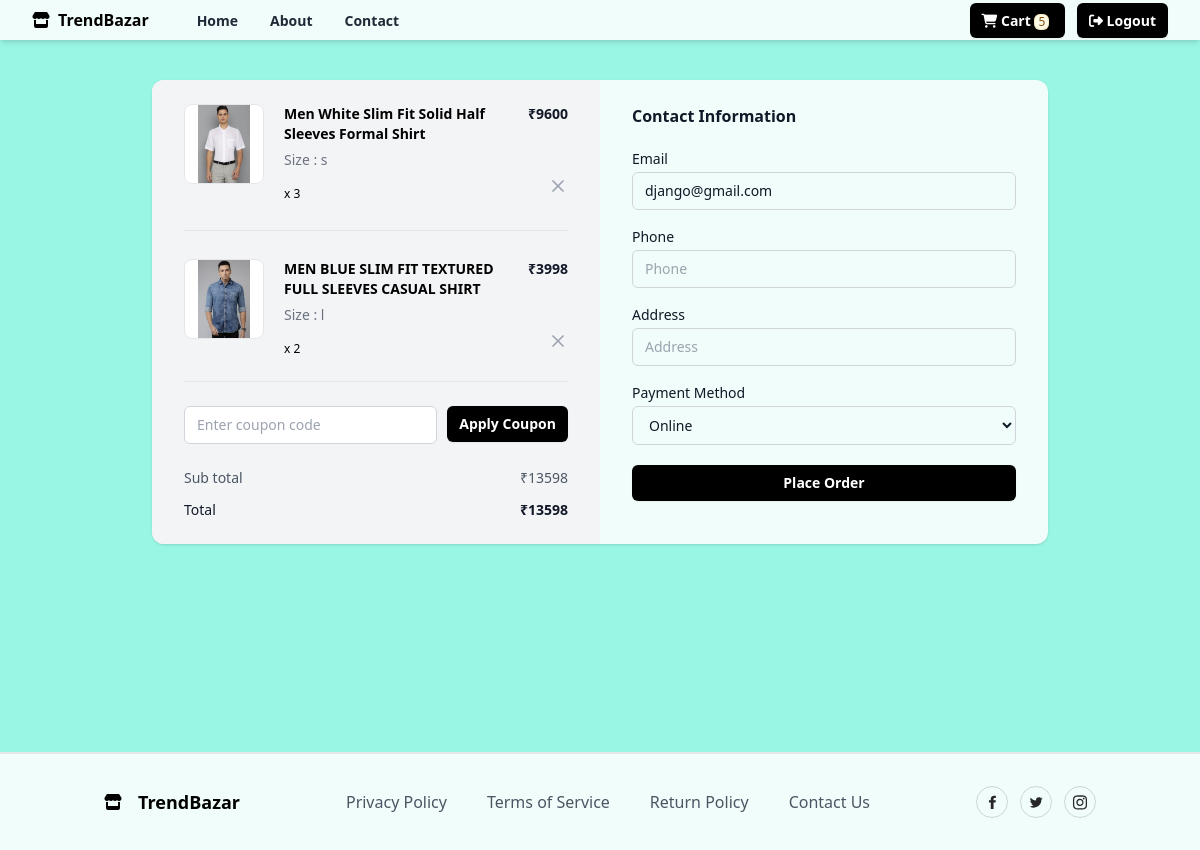
The app's page /checkout/ (signed in), older data.
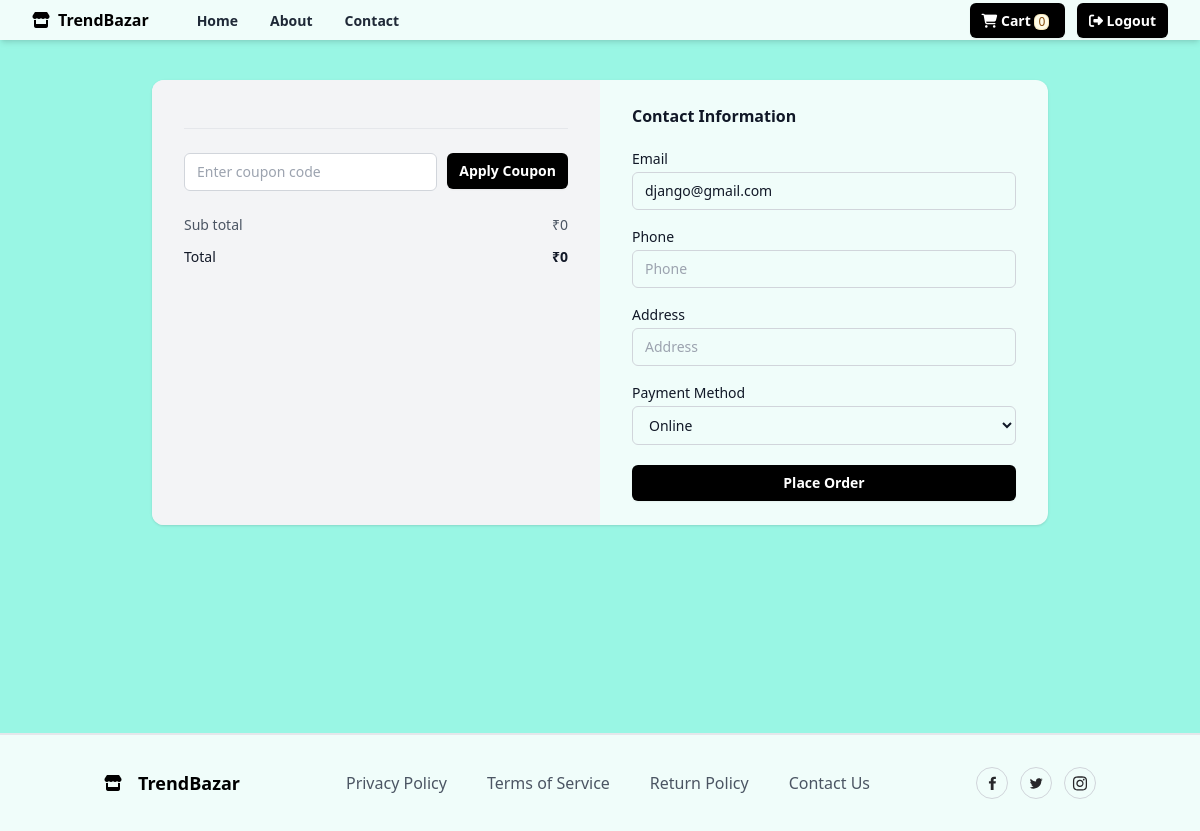
The same page, newer data.
### store/models.py (models this page shows, shortened)
class BasketItem(models.Model):
    basket_object = models.ForeignKey(Basket, on_delete=models.CASCADE, related_name='cartitems')
    product_object = models.ForeignKey(Product, on_delete=models.CASCADE)
    size_object = models.ForeignKey(Size, on_delete=models.CASCADE)
    quantity = models.PositiveIntegerField(default=1)
    created_date = models.DateTimeField(auto_now_add=True)
    updated_date = models.DateTimeField(auto_now=True)
    is_active = models.BooleanField(default=True)
    is_order_placed = models.BooleanField(default=False)
    @property
    def item_total(self):
        return self.product_object.price * self.quantity

class Product(models.Model):
    title = models.CharField(max_length=200)
    description = models.TextField(null=True, blank=True)
    size_object = models.ManyToManyField(Size, null=True)
    category_object = models.ForeignKey(Category, on_delete=models.CASCADE)
    brand_object = models.ForeignKey(Brand, on_delete=models.CASCADE)
    image = models.ImageField(upload_to='product_images', null=True, blank=True, default='product_images/default.jpg')
    price = models.PositiveIntegerField()
    created_date = models.DateTimeField(auto_now_add=True)
    updated_date = models.DateTimeField(auto_now=True)
    is_active = models.BooleanField(default=True)

class Size(models.Model):
    name = models.CharField(max_length=100, unique=True)
    created_date = models.DateTimeField(auto_now_add=True)
    updated_date = models.DateTimeField(auto_now=True)
    is_active = models.BooleanField(default=True)
    def __str__(self):
        return self.name

class Basket(models.Model):
    owner = models.OneToOneField(User, on_delete=models.CASCADE, related_name='cart')
    created_date = models.DateTimeField(auto_now_add=True)
    updated_date = models.DateTimeField(auto_now=True)
    is_active = models.BooleanField(default=True)
    @property
    def basket_total(self):
        cart_items = self.cartitems.filter(is_order_placed=False)
        total = 0
        if cart_items:
            for item in cart_items:
                total += item.item_total
        return total
    @property
    def get_cart_items(self):
        qs = self.cartitems.filter(is_order_placed=False)
        return qs

### store/views.py (the view, shortened to what this page needs)
# urls.py: path('checkout/', views.CheckOutView.as_view(), name='checkout'),
@method_decorator([signin_required, never_cache], name='dispatch')
class CheckOutView(View):
    def get(self, request, *args, **kwargs):
        return render(request, 'checkout.html')

### store/context_processors.py (called while the page is built)
def demo(request):
    return {'msg': 'Hello coder'}

def cart_count(request):
    count = 0
    if request.user.is_authenticated:
        if request.user.cart.get_cart_items.count() > 0:
            data = request.user.cart.cartitems.filter(is_order_placed=False).values_list('quantity').aggregate(total=Sum('quantity'))
            count = data.get('total')
    return {'item_count': count}

### store/templates/checkout.html (shortened to what the changed rows need)
{%extends 'base.html'%}
{%block body_block%}
<div class="mx-auto my-4 max-w-4xl md:my-6 ">
    <div class="overflow-hidden  rounded-xl shadow bg-teal-50 mb-52 mt-10">
      <div class="grid grid-cols-1 md:grid-cols-2">
        <div class="bg-gray-100 px-5 py-6 md:px-8">
          <div class="flow-root">
            <ul class="-my-7 divide-y divide-gray-200">
             {% for bi in request.user.cart.get_cart_items %}
             <li class="flex items-stretch justify-between space-x-5 py-7">
                <div class="flex flex-1 items-stretch">
                  <div class="flex-shrink-0">
                    <img
                      class="h-20 w-20 rounded-lg border border-gray-200 bg-white object-contain"
                      src="{{bi.product_object.image.url}}"
                      alt="{{bi.product_object.title}}"
                    />
                  </div>
                  <div class="ml-5 flex flex-col justify-between">
                    <div class="flex-1">
                      <p class="text-sm font-bold">{{bi.product_object.title}}</p>
                      <p class="mt-1.5 text-sm font-medium text-gray-500">
                        Size : {{bi.size_object}}
                      </p>
                    </div>
                    <p class="mt-4 text-xs font-medium ">x {{bi.quantity}}</p>
                  </div>
                </div>
                <div class="ml-auto flex flex-col items-end justify-between">
                  <p class="text-right text-sm font-bold text-gray-900">
                    ₹{{bi.item_total}}
                  </p>
                  <a href="{% url 'basket-item-delete' bi.id %}">
                      <button
                        class="-m-2 inline-flex rounded p-2 text-gray-400 transition-all duration-200 hover:text-gray-900 focus:outline-none focus:ring-2 focus:ring-gray-900 focus:ring-offset-2"
                      >
                        <svg
                          xmlns="http://www.w3.org/2000/svg"
                          width="24"
                          height="24"
                          viewBox="0 0 24 24"
                          fill="none"
                          stroke="currentColor"
                          stroke-width="2"
                          stroke-linecap="round"
                          stroke-linejoin="round"
                          class="h-5 w-5"
                        >
                          <line x1="18" y1="6" x2="6" y2="18"></line>
                          <line x1="6" y1="6" x2="18" y2="18"></line>
                        </svg>
                      </button>
                  </a>
                </div>
              </li>
             {% endfor %}
            </ul>
          </div>
          <ul class="mt-6 space-y-3">
            <li class="flex items-center justify-between text-gray-600">
              <p class="text-sm font-medium">Sub total</p>
              <p class="text-sm font-medium">₹{{request.user.cart.basket_total}}</p>
            </li>
            <li class="flex items-center justify-between text-gray-900">
              <p class="text-sm font-medium ">Total</p>
              <p class="text-sm font-bold ">₹{{request.user.cart.basket_total}}</p>
            </li>
          </ul>
        </div>
        <div class="px-5 py-6 text-gray-900 md:px-8">
          <div class="flow-root">
            <div class="-my-6 divide-y divide-gray-200">
              <div class="py-6">
                <h2 class="text-base  font-bold">Contact Information</h2>
                <form action="#" class="mt-6" method="post">
                  <div class="space-y-5">
                    <div class="grid w-full max-w-sm items-center gap-1.5">
                      <label
                        class="text-sm font-medium leading-none peer-disabled:cursor-not-allowed peer-disabled:opacity-70"
                        for="email"
                      >
                        Email
                      </label>
                      <input
                        class="flex w-full rounded-md border border-gray-300 bg-transparent px-3 py-2 text-sm placeholder:text-gray-400 focus:outline-none focus:ring-1 focus:ring-gray-400 focus:ring-offset-1 disabled:cursor-not-allowed disabled:opacity-50"
                        type="email"
                        id="email"
                        placeholder="Email"
                        name="email"
                        value="{{request.user.email}}"
                      />
                    </div>
                  </div>
                </form>
              </div>
            </div>
          </div>
        </div>
      </div>
    </div>
  </div>
{%endblock%}

Row changes from the older to the newer data that the page shows:
removed BasketItem: product_object.image (picture), product_object "Men White Slim Fit Solid Half Sleeves Formal Shirt", size_object "s", quantity "3", item_total "9600"
removed BasketItem: product_object.image (picture), product_object "MEN BLUE SLIM FIT TEXTURED FULL SLEEVES CASUAL SHIRT", size_object "l", quantity "2", item_total "3998"
Text that changed along with them:
{{ item_count }}: "5" → "0"
{{ request.user.cart.basket_total }}: "13598" → "0"
